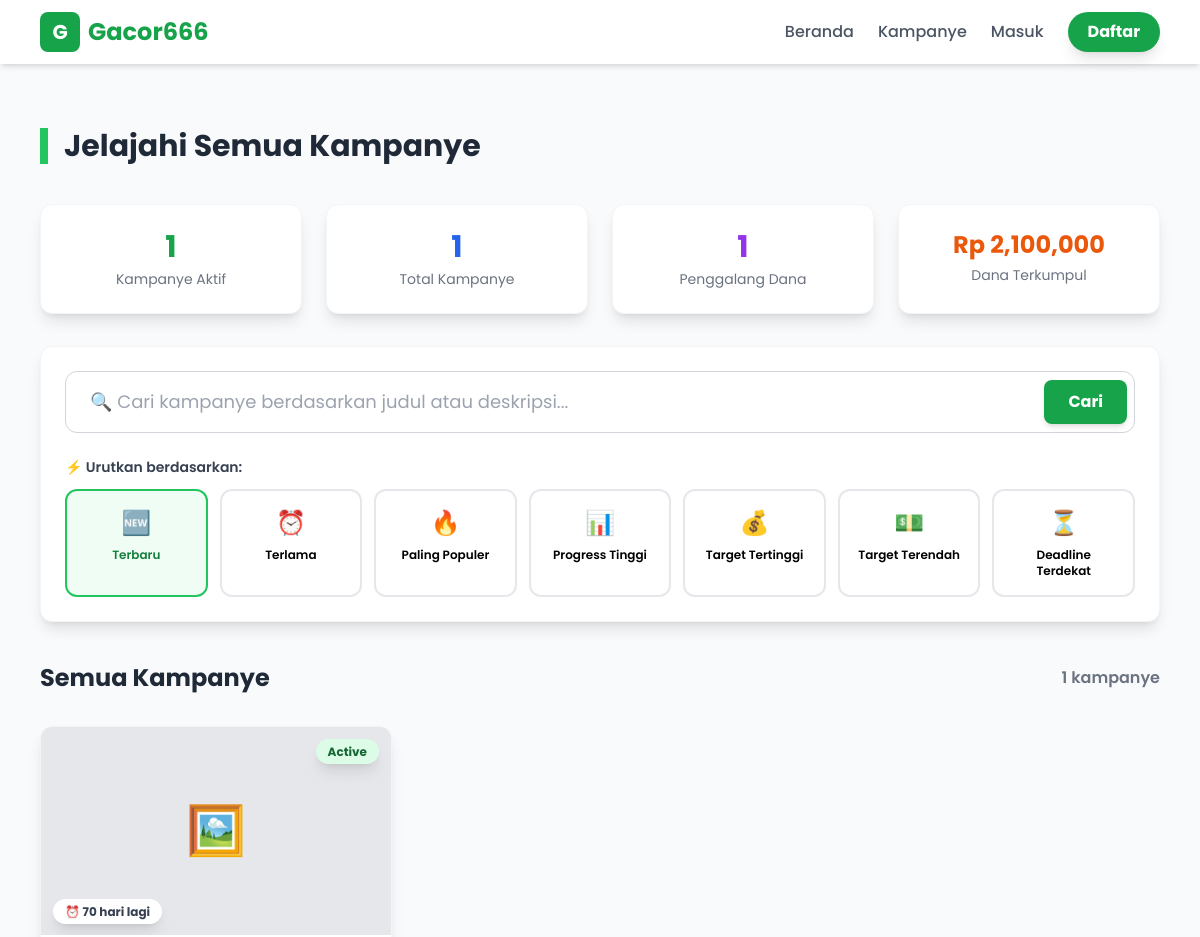
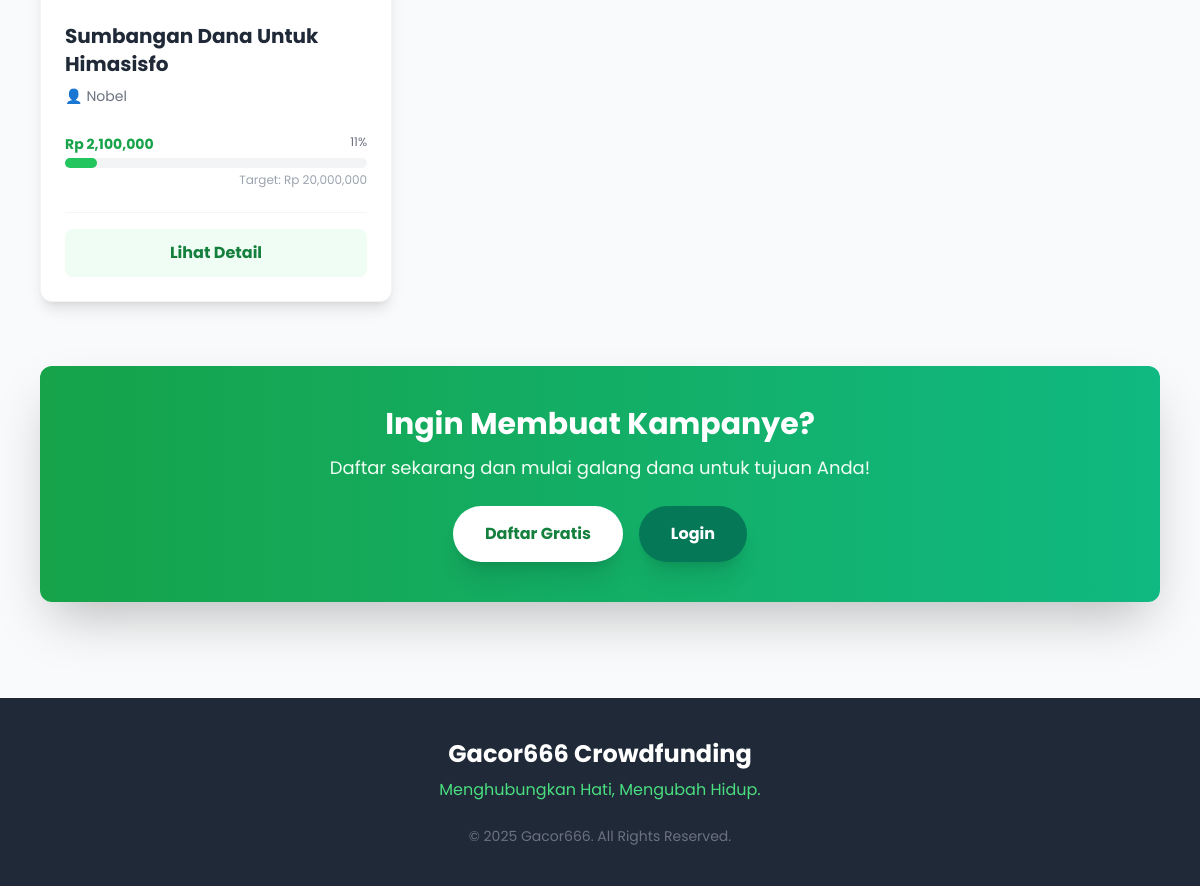
The page /campaigns.php on the database its author committed (2 pictures, top to bottom).
### tables this page shows
CREATE TABLE `campaigns` (
  `id` int(11) NOT NULL,
  `user_id` int(11) NOT NULL,
  `judul` varchar(255) NOT NULL,
  `deskripsi` text NOT NULL,
  `target_donasi` decimal(15,2) NOT NULL,
  `dana_terkumpul` decimal(15,2) DEFAULT 0.00,
  `batas_waktu` date NOT NULL,
  `gambar_url` varchar(255) DEFAULT 'default.jpg',
  `rejection_reason` text DEFAULT NULL,
  `ktp_file` varchar(255) DEFAULT NULL,
  `kk_file` varchar(255) DEFAULT NULL,
  `surat_polisi_file` varchar(255) DEFAULT NULL,
  `foto_diri_file` varchar(255) DEFAULT NULL,
  `admin_notes` text DEFAULT NULL,
  `status` enum('pending','active','rejected','completed') DEFAULT 'pending',
  `created_at` timestamp NOT NULL DEFAULT current_timestamp()
);

CREATE TABLE `users` (
  `id` int(11) NOT NULL,
  `nama_lengkap` varchar(100) NOT NULL,
  `email` varchar(100) NOT NULL,
  `password` varchar(255) NOT NULL,
  `no_hp` varchar(20) DEFAULT NULL,
  `role` enum('admin','user') DEFAULT 'user',
  `created_at` timestamp NOT NULL DEFAULT current_timestamp()
);

### campaigns.php (the view, shortened to what this page needs)
<?php
require 'config.php';
$search = isset($_GET['search']) ? trim($_GET['search']) : '';
$sort = isset($_GET['sort']) ? $_GET['sort'] : 'newest';
$query = "SELECT c.*, u.nama_lengkap as creator_name
          FROM campaigns c
          LEFT JOIN users u ON c.user_id = u.id
          WHERE c.status = 'active'";
$params = [];
switch ($sort) {
    case 'newest':
    default:
        $query .= " ORDER BY c.created_at DESC";
        break;
}
$stmt = $pdo->prepare($query);
$stmt->execute($params);
$allCampaigns = $stmt->fetchAll();
$stmtStats = $pdo->prepare("
    SELECT
        COUNT(*) as total,
        SUM(CASE WHEN status = 'active' THEN 1 ELSE 0 END) as active,
        SUM(dana_terkumpul) as total_dana,
        COUNT(DISTINCT user_id) as total_users
    FROM campaigns
");
$stmtStats->execute();
$stats = $stmtStats->fetch();
?>
<!DOCTYPE html>
<html lang="id">
<head>
    <script src="https://cdn.tailwindcss.com"></script>
</head>
<body class="bg-gray-50 flex flex-col min-h-screen">
    <?php include 'includes/navbar.php'; ?>
    <main class="container mx-auto px-4 py-16 max-w-6xl flex-grow">
        <h1 class="text-3xl font-bold text-gray-800 border-l-8 border-green-500 pl-4 mb-10">Jelajahi Semua Kampanye</h1>
        <div class="grid grid-cols-2 md:grid-cols-4 gap-6 mb-8">
            <div class="bg-white p-6 rounded-xl shadow-lg border border-gray-100 text-center hover:shadow-2xl transition">
                <div class="text-3xl font-bold text-green-600"><?= $stats['active'] ?? 0 ?></div>
                <div class="text-sm text-gray-500 mt-1">Kampanye Aktif</div>
            </div>
            <div class="bg-white p-6 rounded-xl shadow-lg border border-gray-100 text-center hover:shadow-2xl transition">
                <div class="text-3xl font-bold text-blue-600"><?= $stats['total'] ?? 0 ?></div>
                <div class="text-sm text-gray-500 mt-1">Total Kampanye</div>
            </div>
            <div class="bg-white p-6 rounded-xl shadow-lg border border-gray-100 text-center hover:shadow-2xl transition">
                <div class="text-3xl font-bold text-purple-600"><?= $stats['total_users'] ?? 0 ?></div>
                <div class="text-sm text-gray-500 mt-1">Penggalang Dana</div>
            </div>
            <div class="bg-white p-6 rounded-xl shadow-lg border border-gray-100 text-center hover:shadow-2xl transition">
                <div class="text-2xl font-bold text-orange-600">Rp <?= number_format($stats['total_dana'] ?? 0) ?></div>
                <div class="text-sm text-gray-500 mt-1">Dana Terkumpul</div>
            </div>
        </div>
        <div class="bg-white p-6 rounded-xl shadow-lg border border-gray-100 mb-10">
            <form method="GET" class="mb-6">
                <div class="relative">
                    <input
                        type="text"
                        name="search"
                        value="<?= htmlspecialchars($search) ?>"
                        placeholder="🔍 Cari kampanye berdasarkan judul atau deskripsi..."
                        class="w-full px-6 py-4 pr-32 border border-gray-300 rounded-xl focus:ring-2 focus:ring-green-500 focus:border-transparent transition text-lg"
                    >
                    <button type="submit" class="absolute right-2 top-1/2 -translate-y-1/2 px-6 py-2.5 bg-green-600 text-white rounded-lg hover:bg-green-700 font-bold transition shadow-md">
                        Cari
                    </button>
                </div>
            </form>
            <div>
                <h3 class="text-sm font-semibold text-gray-700 mb-3">⚡ Urutkan berdasarkan:</h3>
                <div class="grid grid-cols-2 md:grid-cols-4 lg:grid-cols-7 gap-3">
                    <a href="?sort=newest<?= !empty($search) ? '&search=' . urlencode($search) : '' ?>"
                       class="flex flex-col items-center gap-2 p-4 rounded-xl border-2 transition hover:shadow-md <?= $sort === 'newest' ? 'border-green-500 bg-green-50 text-green-700' : 'border-gray-200 hover:border-green-300' ?>">
                        <span class="text-2xl">🆕</span>
                        <span class="text-xs font-semibold text-center">Terbaru</span>
                    </a>
                    <a href="?sort=oldest<?= !empty($search) ? '&search=' . urlencode($search) : '' ?>"
                       class="flex flex-col items-center gap-2 p-4 rounded-xl border-2 transition hover:shadow-md <?= $sort === 'oldest' ? 'border-green-500 bg-green-50 text-green-700' : 'border-gray-200 hover:border-green-300' ?>">
                        <span class="text-2xl">⏰</span>
                        <span class="text-xs font-semibold text-center">Terlama</span>
                    </a>
                    <a href="?sort=popular<?= !empty($search) ? '&search=' . urlencode($search) : '' ?>"
                       class="flex flex-col items-center gap-2 p-4 rounded-xl border-2 transition hover:shadow-md <?= $sort === 'popular' ? 'border-green-500 bg-green-50 text-green-700' : 'border-gray-200 hover:border-green-300' ?>">
                        <span class="text-2xl">🔥</span>
                        <span class="text-xs font-semibold text-center">Paling Populer</span>
                    </a>
                    <a href="?sort=progress<?= !empty($search) ? '&search=' . urlencode($search) : '' ?>"
                       class="flex flex-col items-center gap-2 p-4 rounded-xl border-2 transition hover:shadow-md <?= $sort === 'progress' ? 'border-green-500 bg-green-50 text-green-700' : 'border-gray-200 hover:border-green-300' ?>">
                        <span class="text-2xl">📊</span>
                        <span class="text-xs font-semibold text-center">Progress Tinggi</span>
                    </a>
                    <a href="?sort=target_high<?= !empty($search) ? '&search=' . urlencode($search) : '' ?>"
                       class="flex flex-col items-center gap-2 p-4 rounded-xl border-2 transition hover:shadow-md <?= $sort === 'target_high' ? 'border-green-500 bg-green-50 text-green-700' : 'border-gray-200 hover:border-green-300' ?>">
                        <span class="text-2xl">💰</span>
                        <span class="text-xs font-semibold text-center">Target Tertinggi</span>
                    </a>
                    <a href="?sort=target_low<?= !empty($search) ? '&search=' . urlencode($search) : '' ?>"
                       class="flex flex-col items-center gap-2 p-4 rounded-xl border-2 transition hover:shadow-md <?= $sort === 'target_low' ? 'border-green-500 bg-green-50 text-green-700' : 'border-gray-200 hover:border-green-300' ?>">
                        <span class="text-2xl">💵</span>
                        <span class="text-xs font-semibold text-center">Target Terendah</span>
                    </a>
                    <a href="?sort=nearest_deadline<?= !empty($search) ? '&search=' . urlencode($search) : '' ?>"
                       class="flex flex-col items-center gap-2 p-4 rounded-xl border-2 transition hover:shadow-md <?= $sort === 'nearest_deadline' ? 'border-green-500 bg-green-50 text-green-700' : 'border-gray-200 hover:border-green-300' ?>">
                        <span class="text-2xl">⏳</span>
                        <span class="text-xs font-semibold text-center">Deadline Terdekat</span>
                    </a>
                </div>
            </div>
        </div>
        <div class="flex items-center justify-between mb-8">
            <h2 class="text-2xl font-bold text-gray-800">
                <?php if (!empty($search)): ?>
                    Hasil: "<?= htmlspecialchars($search) ?>"
                <?php else: ?>
                    Semua Kampanye
                <?php endif; ?>
            </h2>
            <span class="text-gray-500 font-semibold"><?= count($allCampaigns) ?> kampanye</span>
        </div>
        <?php if (count($allCampaigns) > 0): ?>
            <div class="grid grid-cols-1 md:grid-cols-3 gap-8">
                <?php foreach ($allCampaigns as $campaign):
                    $persen = ($campaign['target_donasi'] > 0) ? ($campaign['dana_terkumpul'] / $campaign['target_donasi']) * 100 : 0;
                    $hasImage = !empty($campaign['gambar_url']) && $campaign['gambar_url'] !== 'default.jpg';
                    $imagePath = $hasImage ? 'uploads/' . $campaign['gambar_url'] : null;
                    $deadline = new DateTime($campaign['batas_waktu']);
                    $today = new DateTime();
                    $diff = $today->diff($deadline);
                    $sisaHari = ($today <= $deadline) ? $diff->days : 0;
                    $statusColors = [
                        'pending' => 'bg-yellow-100 text-yellow-800',
                        'active' => 'bg-green-100 text-green-800',
                        'rejected' => 'bg-red-100 text-red-800',
                        'completed' => 'bg-purple-100 text-purple-800'
                    ];
                    $statusColor = $statusColors[$campaign['status']] ?? 'bg-gray-100 text-gray-800';
                ?>
                <div class="bg-white rounded-xl shadow-lg hover:shadow-2xl transition duration-300 overflow-hidden flex flex-col border border-gray-100 group">
                    <div class="h-52 bg-gray-200 flex items-center justify-center text-gray-400 group-hover:bg-gray-300 transition relative overflow-hidden">
                        <?php if ($imagePath && file_exists($imagePath)): ?>
                            <img src="<?= htmlspecialchars($imagePath) ?>" alt="<?= htmlspecialchars($campaign['judul']) ?>" class="w-full h-full object-cover">
                        <?php else: ?>
                            <span class="text-5xl">🖼️</span>
                        <?php endif; ?>
                        <div class="absolute top-3 right-3">
                            <span class="px-3 py-1 rounded-full text-xs font-bold shadow-lg <?= $statusColor ?>">
                                <?= ucfirst($campaign['status']) ?>
                            </span>
                        </div>
                        <?php if ($sisaHari > 0 && $campaign['status'] === 'active'): ?>
                        <div class="absolute bottom-3 left-3">
                            <span class="px-3 py-1 rounded-full text-xs font-bold shadow-lg bg-white text-gray-700">
                                ⏰ <?= $sisaHari ?> hari lagi
                            </span>
                        </div>
                        <?php endif; ?>
                    </div>
                    <div class="p-6 flex-grow flex flex-col">
                        <h3 class="font-bold text-xl mb-2 text-gray-800 line-clamp-2 group-hover:text-green-600 transition">
                            <?= htmlspecialchars($campaign['judul']) ?>
                        </h3>
                        <p class="text-sm text-gray-500 mb-1 flex items-center gap-1">
                            <span>👤</span> <?= htmlspecialchars($campaign['creator_name']) ?>
                        </p>
                        <div class="mt-6">
                            <div class="flex justify-between text-sm mb-1">
                                <span class="font-bold text-green-600">Rp <?= number_format($campaign['dana_terkumpul']) ?></span>
                                <span class="text-gray-500 text-xs text-right"><?= number_format($persen, 0) ?>%</span>
                            </div>
                            <div class="w-full bg-gray-100 rounded-full h-2.5 mb-1">
                                <div class="bg-green-500 h-2.5 rounded-full transition-all duration-1000" style="width: <?= min($persen, 100) ?>%"></div>
                            </div>
                            <div class="text-right text-xs text-gray-400">Target: Rp <?= number_format($campaign['target_donasi']) ?></div>
                        </div>
                        <div class="mt-6 pt-4 border-t border-gray-100">
                            <a href="campaign_detail.php?id=<?= $campaign['id'] ?>" class="block text-center w-full bg-green-50 text-green-700 py-3 rounded-lg hover:bg-green-600 hover:text-white transition font-bold">
                                Lihat Detail
                            </a>
                        </div>
                    </div>
                </div>
                <?php endforeach; ?>
            </div>
        <?php endif; ?>
        <?php if (count($allCampaigns) > 0): ?>
            <?php if (isset($_SESSION['user_id'])): ?>
            <div class="mt-16 bg-gradient-to-r from-green-600 to-emerald-500 text-white rounded-xl p-10 text-center shadow-2xl">
                <h3 class="text-3xl font-bold mb-3">Punya Ide Kampanye?</h3>
                <p class="text-lg mb-6 text-green-50">Mulai penggalangan dana Anda sekarang dan raih dukungan dari ribuan orang!</p>
                <a href="create_campaign.php" class="inline-block bg-white text-green-700 px-10 py-4 rounded-full font-bold text-lg hover:bg-gray-100 shadow-xl transition transform hover:-translate-y-1">
                    + Buat Kampanye Baru
                </a>
            </div>
            <?php else: ?>
            <div class="mt-16 bg-gradient-to-r from-green-600 to-emerald-500 text-white rounded-xl p-10 text-center shadow-2xl">
                <h3 class="text-3xl font-bold mb-3">Ingin Membuat Kampanye?</h3>
                <p class="text-lg mb-6 text-green-50">Daftar sekarang dan mulai galang dana untuk tujuan Anda!</p>
                <div class="flex gap-4 justify-center">
                    <a href="register.php" class="inline-block bg-white text-green-700 px-8 py-4 rounded-full font-bold hover:bg-gray-100 shadow-xl transition transform hover:-translate-y-1">
                        Daftar Gratis
                    </a>
                    <a href="login.php" class="inline-block bg-emerald-700 text-white px-8 py-4 rounded-full font-bold hover:bg-emerald-800 shadow-xl transition transform hover:-translate-y-1">
                        Login
                    </a>
                </div>
            </div>
            <?php endif; ?>
        <?php endif; ?>
    </main>
    <footer class="bg-gray-800 text-white py-10 mt-8">
        <div class="container mx-auto px-4 text-center">
            <h2 class="text-2xl font-bold mb-2">Gacor666 Crowdfunding</h2>
            <p class="text-green-400 mb-6">Menghubungkan Hati, Mengubah Hidup.</p>
            <p class="text-gray-500 text-sm">&copy; 2025 Gacor666. All Rights Reserved.</p>
        </div>
    </footer>
</body>
</html>

### campaigns.php (style rules this page uses)
body { font-family: 'Poppins', sans-serif; }

### rows shown on the page
campaigns: status "Active", judul "Sumbangan Dana Untuk Himasisfo", user.nama_lengkap "Nobel", dana_terkumpul "2,100,000", persen "11", target_donasi "20,000,000"

### other values the page prints
$stats['active'] "1"
$stats['total'] "1"
$stats['total_users'] "1"
$stats['total_dana'] "2,100,000"
count($allCampaigns) "1"
